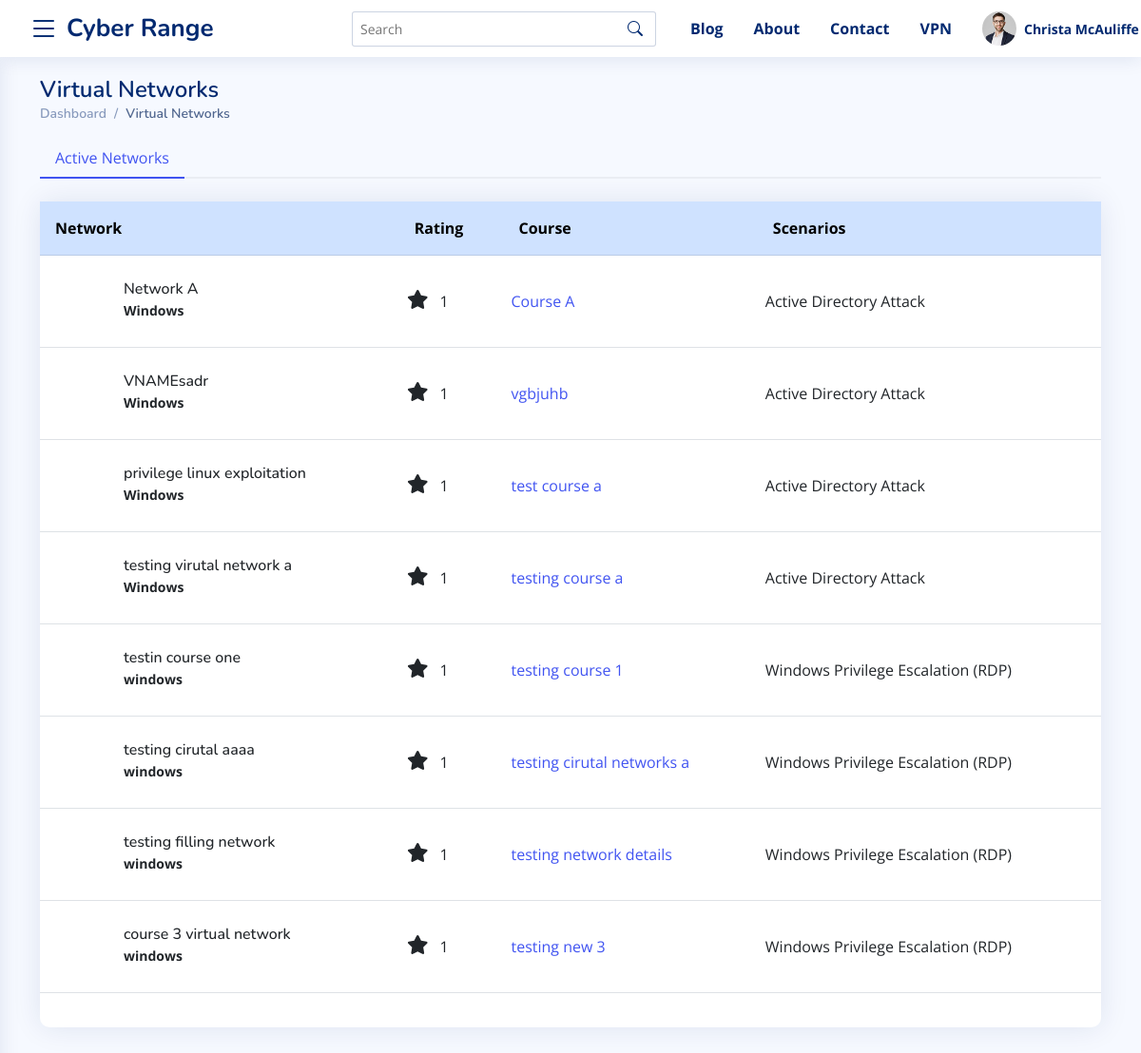
The app's page /instructor/virtaul-networks (signed in), older data.
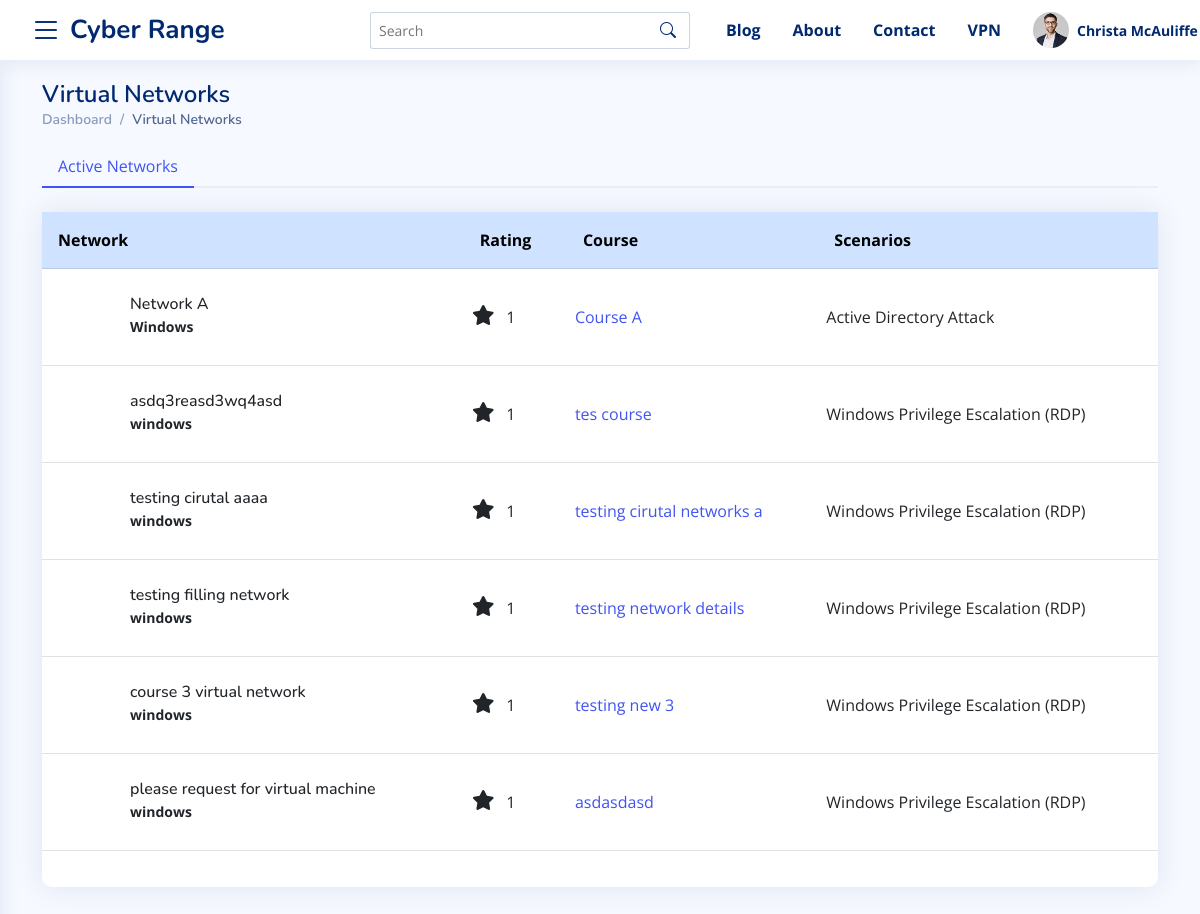
The same page, newer data.
### accounts/models.py (models this page shows, shortened)
class User(AbstractBaseUser):
    username = models.CharField(
        verbose_name="Username",
        max_length=255,
        default="",
        blank=True,
        unique=False,
    )
    email = models.EmailField(
        verbose_name='email address',
        max_length=255,
        unique=True,
    )
    is_active = models.BooleanField(default=True, help_text="User is verified and have access to the website. Admin can also block a user by un-check this field")
    is_staff = models.BooleanField(default=False , editable=False) # a admin user; non super-user
    is_superuser = models.BooleanField(default=False, help_text="Superuser of the whole website.") # a superuser
    is_student = models.BooleanField(default=False)
    is_instructor = models.BooleanField(default=False)
    is_admin = models.BooleanField(default=False)
    groups = models.ManyToManyField(
        Group,
        verbose_name=_('groups'),
        blank=True,
        help_text=_(
            'The groups this user belongs to. A user will get all permissions '
            'granted to each of their groups.'
        ),
        related_name="user_groups_set",
        related_query_name="user",
    )
    permissions = models.ManyToManyField(
        Permission,
        verbose_name=_('user permissions'),
        blank=True,
        help_text=_('Specific permissions for this user.'),
        related_name="user_permissions_set",
        related_query_name="user",
    )
    date_joined = models.DateTimeField(_('Date Joined'), blank=True, null=True, auto_now_add=True)
    updated= models.DateTimeField( verbose_name= _('Last Updated Timestamp') , auto_now= True)
    USERNAME_FIELD = 'email'
    REQUIRED_FIELDS = [] # Email & Password are required by default.
    objects = UserManager()

### master_app/models.py (models this page shows, shortened)
class VirtualNetwork(models.Model):
    course = models.ForeignKey(Course, on_delete=models.CASCADE)
    name = models.CharField(max_length=100)
    description = RichTextField()
    operating_system = models.CharField(max_length=100, default=1 )
    scenarios = models.CharField(max_length=200, default="1" ,)
    rating  = models.CharField(max_length=1 , default="1", choices=RATING_CHOICES, blank=True, null=True)
    config_file_url = models.URLField(max_length=300 , default="" , blank=True, null=True)
    ip_address = models.GenericIPAddressField(blank=True, null=True)
    topology_image = models.ImageField(upload_to="topologies/", blank=True, null=True)
    ssh_file = models.FileField(upload_to="sshFiles/" , blank=True, null=True)
    instructions = RichTextField(blank = True, null=True, default="")
    is_instance_created = models.BooleanField(default=False, blank=True, null=True)
    imageRef = models.CharField(max_length=200 , blank=True, null=True)
    size = models.CharField(max_length=200 , blank=True, null=True)
    status = models.CharField(max_length=200 , blank=True, null=True)
    state = models.CharField(max_length=200 , blank=True, null=True)
    min_ram = models.CharField(max_length=200 , blank=True, null=True)
    min_disk = models.CharField(max_length=200 , blank=True, null=True)
    server_id = models.CharField(max_length=200, blank=True, null=True)
    def get_operating_system(self):
        try:
            return OPERATING_SYSTEM_CHOICES_TEXT[self.operating_system]
        except:
            return self.operating_system
    def get_scenarios(self):
        try:
            return SCENARIOS_CATEGORYIES_TEXT[self.scenarios]
        except:
            return self.scenarios

class Course(models.Model):
    instructor = models.ForeignKey(User, on_delete=models.CASCADE)
    name = models.CharField(max_length=100)
    start_time = models.DateTimeField(auto_now_add=False, default=timezone.now)
    end_time = models.DateTimeField(auto_now_add=False, default=timezone.now)
    created_timestamp = models.DateTimeField( auto_now_add=True )
    description = RichTextField()
    is_approved = models.CharField(max_length=2, choices=APPROVED_CHOICES, default="1")
    points = models.IntegerField(blank=True, null=True, default=60)
    def __str__(self):
        return self.name

### master_app/views.py (the view)
# urls.py: path("instructor/virtaul-networks", views.InstructorVirtualNetworkList, name="instructor-virtual-network-url"),
@login_required
@teacher_required
def InstructorVirtualNetworkList(request):
    networks = [i for x in Course.objects.filter(
        instructor=request.user) for i in x.virtualnetwork_set.all() if len(x.virtualnetwork_set.all()) > 0]
    template_name = 'master_app/instructor/virutal_netwroks.html'
    context = {
        "networks": networks
    }
    return render(request, template_name, context)

### master_app/templates/master_app/instructor/virutal_netwroks.html (shortened to what this page needs)
{%  extends 'base.html' %}
{% load static %}
{% block content %}
<main id="main" class="main">
    <section class="section dashboard">
      <div class="container">
        <div class="row">
          <div class="col-12">
            <div class="pagetitle">
              <h1>Virtual Networks</h1>
              <nav>
                  <ol class="breadcrumb">
                      <li class="breadcrumb-item"><a href="{% url 'instructor-dasboard-url' %}">Dashboard</a></li>
                      <li class="breadcrumb-item active">Virtual Networks</li>
                  </ol>
              </nav>
            </div>
          </div>
        </div>
            <div class="row">
                <div class="col-12">
                    <div class="card shadow-none bg-transparent p-0">
                        <div class="card-body px-0">
                            <ul class="nav nav-tabs nav-tabs-bordered" id="borderedTab" role="tablist">
                                <li class="nav-item" role="presentation">
                                  <button class="nav-link active" id="home-tab" data-bs-toggle="tab" data-bs-target="#bordered-home" type="button" role="tab" aria-controls="home" aria-selected="true">Active Networks</button>
                                </li>
                              </ul>
                              <div class="tab-content pt-2" id="borderedTabContent">
                                <div class="tab-pane fade show active" id="bordered-home" role="tabpanel" aria-labelledby="home-tab">
                                    <div class="card  mt-3">
                                        <div class="card-body px-0">
                                          <table class="table">
                                            <thead class="table-primary ">
                                              <tr >
                                                <th scope="col" class="p-3">Network</th>
                                                <th scope="col" class="p-3">Rating</th>
                                                <th scope="col" class="p-3">Course</th>
                                                <th scope="col" class="p-3">Scenarios</th>
                                              </tr>
                                            </thead>
                                            <tbody>
                                              {% for network in networks %}
                                                <tr >
                                                  <td class="py-3">
                                                      <div class="d-flex align-items-center">
                                                          <div class="card-icon rounded-circle d-flex align-items-center justify-content-center">
                                                          </div>
                                                          <div class="ps-3">
                                                            <h6 class="mb-0">{{ network.name }}</h6>
                                                            <span class=" small pt-1 fw-bold">{{ network.get_operating_system }}</span>
                                                          </div>
                                                        </div>
                                                  </td>
                                                  <td class="align-middle">
                                                      <i class="fas fa-star circle-icon fs-5 me-2"></i> {{ network.rating }}
                                                  </td>
                                                  <td class="align-middle">
                                                    <a href="{% url 'instructor-courses-details-url' network.course.id %}">{{ network.course }}</a>
                                                  </td>
                                                  <td class="align-middle">
                                                    {{ network.get_scenarios }}
                                                  </td>
                                                </tr>
                                              {% endfor %}
                                            </tbody>
                                          </table>
                                        </div>
                                    </div>
                                </div>
                              </div>
                        </div>
                    </div>
                </div>
            </div>
          </div>
    </section>
</main>
{% endblock %}

### master_app/templates/master_app/base.html (shortened to what this page needs)
<!doctype html>
<html lang="en">
<head>
    {% include 'style.html' %}
</head>
<body class="toggle-sidebar">
    {% block header %}
        {% include 'header.html' %}
    {% endblock header %}
    {% block content %}
    {% endblock content %}
</body>
</html>

### master_app/templates/master_app/style.html (shortened to what this page needs)
{% load static %}
  <link href="{% static 'assets/vendor/bootstrap/css/bootstrap.min.css' %}" rel="stylesheet">
  <link href="{% static 'assets/vendor/bootstrap-icons/bootstrap-icons.css' %}" rel="stylesheet">
  <link href="{% static 'assets/vendor/boxicons/css/boxicons.min.css' %}" rel="stylesheet">
  <link rel="stylesheet" href="{% static 'assets/vendor/fontawesome/all.min.css' %}" />
  <link href="{% static 'assets/vendor/simple-datatables/style.css' %}" rel="stylesheet">
<link href="{% static 'assets/css/style.css' %}" rel="stylesheet">
<link rel="stylesheet" href="{% static 'assets/vendor/ripple/ripple.min.css' %}" />
<link rel="stylesheet" href="{% static 'assets/vendor/notification/noty.css' %}" />

### master_app/templates/master_app/header.html (shortened to what this page needs)
{% load static %}
<header class="header fixed-top d-flex align-items-center  sticky-top ">
  <div class="d-flex align-items-center justify-content-center">
    <i class="bi bi-list toggle-sidebar-btn"></i>
    <a href="{% url 'master_index' %}" class="logo d-flex align-items-center ms-2">
      <span class="d-none d-lg-block">Cyber Range</span>
    </a>
  </div>
  <div class="search-bar">
    <form class="search-form d-flex align-items-center" method="POST" action="#">
      <input type="text" name="query" placeholder="Search" title="Enter search keyword">
      <button type="submit" title="Search"><i class="bi bi-search"></i></button>
    </form>
  </div>
  <nav class="header-nav  ms-auto">
    <ul class="d-flex align-items-center">
      {% if request.user.is_authenticated %}
      <li class="nav-item">
        <a href="#!" class="nav-link nav-profile d-flex align-items-center px-3 fw-bold">
          Blog</a>
      </li>
      <li class="nav-item">
        <a href="#!" class="nav-link nav-profile d-flex align-items-center px-3 fw-bold">
          About</a>
      </li>
      <li class="nav-item">
        <a href="#!" class="nav-link nav-profile d-flex align-items-center px-3 fw-bold">
          Contact</a>
      </li>
      <li class="nav-item">
        <a href="{% static 'assets/client.ovpn' %}" class="nav-link nav-profile d-flex align-items-center px-3 fw-bold"> VPN </a>
      </li>
      <li class="nav-item dropdown px-3">
        <a class="nav-link nav-profile d-flex align-items-center pe-0" href="#" data-bs-toggle="dropdown">
          <img src="{% static 'assets/img/profile-img.jpg' %}" alt="Profile" class="rounded-circle">
          <span class="d-none d-md-block dropdown-toggle ps-2 fw-bold">{{ request.user.username }}</span>
        </a>
      </li>
      {% endif %}
    </ul>
  </nav>
</header>

### master_app/templates/master_app/instructor/offcanvas_network.html (shortened to what this page needs)
{% load static %}

### master_app/templates/master_app/script.html (shortened to what this page needs)
{% load static %}

### master_app/static/assets/css/style.css (style rules this page uses)
:root { scroll-behavior: smooth; }
body { font-family: "Open Sans", sans-serif; background: #f6f9ff; color: #444444; }
a { color: #4154f1; text-decoration: none; }
h1, h2, h3, h4, h5, h6 { font-family: "Nunito", sans-serif; }
#main { margin-top: 60px; padding: 20px 30px; transition: all 0.3s; }
.pagetitle { margin-bottom: 10px; }
.pagetitle h1 { font-size: 24px; margin-bottom: 0; font-weight: 600; color: #012970; }
.card { margin-bottom: 30px; border: none; border-radius: 5px; box-shadow: 0px 0 30px rgba(1, 41, 112, 0.1); }
.card-body { padding: 0 20px 20px 20px; }
.breadcrumb { font-size: 14px; font-family: "Nunito", sans-serif; color: #899bbd; font-weight: 600; }
.breadcrumb a { color: #899bbd; transition: 0.3s; }
.breadcrumb .breadcrumb-item::before { color: #899bbd; }
.breadcrumb .active { color: #51678f; font-weight: 600; }
.nav-tabs-bordered { border-bottom: 2px solid #ebeef4; }
.nav-tabs-bordered .nav-link { margin-bottom: -2px; border: none; color: #2c384e; }
.nav-tabs-bordered .nav-link.active { background-color: #fff; color: #4154f1; border-bottom: 2px solid #4154f1; }
.logo { line-height: 1; }
@media (min-width: 1200px) { .logo { width: 280px; } }
.logo span { font-size: 26px; font-weight: 700; color: #012970; font-family: "Nunito", sans-serif; }
.header { transition: all 0.5s; z-index: 997; height: 60px; box-shadow: 0px 2px 20px rgba(1, 41, 112, 0.1); background-color: #fff; padding-left: 20px; }
.header .toggle-sidebar-btn { font-size: 32px; padding-left: 10px; cursor: pointer; color: #012970; }
.header .search-bar { min-width: 360px; padding: 0 20px; }
.header .search-form { width: 100%; }
.header .search-form input { border: 0; font-size: 14px; color: #012970; border: 1px solid rgba(1, 41, 112, 0.2); padding: 7px 38px 7px 8px; border-radius: 3px; transition: 0.3s; width: 100%; }
.header .search-form button { border: 0; padding: 0; margin-left: -30px; background: none; }
.header .search-form button i { color: #012970; }
.header-nav ul { list-style: none; }
.header-nav>ul { margin: 0; padding: 0; }
.header-nav .nav-profile { color: #012970; }
.header-nav .nav-profile img { max-height: 36px; }
.header-nav .nav-profile span { font-size: 14px; font-weight: 600; }
@media (min-width: 1200px) { #main, #footer { margin-left: 300px; } }
@media (min-width: 1200px) { .toggle-sidebar #main, .toggle-sidebar #footer { margin-left: 0; } }
.dashboard .card-icon { font-size: 32px; line-height: 0; width: 64px; height: 64px; flex-shrink: 0; flex-grow: 0; }

### master_app/templates/master_app/base.html (style rules this page uses)
#main { margin-top: 0; }
.card { border-radius: 0.625rem; }

### master_app/templates/master_app/instructor/virutal_netwroks.html (style rules this page uses)
.nav-tabs-bordered .nav-link.active { background-color: transparent; }

Row changes from the older to the newer data that the page shows:
removed VirtualNetwork: name "VNAMEsadr", get_operating_system "Windows", rating "1", course "vgbjuhb", get_scenarios "Active Directory Attack"
removed VirtualNetwork: name "privilege linux exploitation", get_operating_system "Windows", rating "1", course "test course a", get_scenarios "Active Directory Attack"
removed VirtualNetwork: name "testing virutal network a", get_operating_system "Windows", rating "1", course "testing course a", get_scenarios "Active Directory Attack"
removed VirtualNetwork: name "testin course one", get_operating_system "windows", rating "1", course "testing course 1", get_scenarios "Windows Privilege Escalation (RDP)"
added VirtualNetwork: name "asdq3reasd3wq4asd", get_operating_system "windows", rating "1", course "tes course", get_scenarios "Windows Privilege Escalation (RDP)"
added VirtualNetwork: name "please request for virtual machine", get_operating_system "windows", rating "1", course "asdasdasd", get_scenarios "Windows Privilege Escalation (RDP)"
